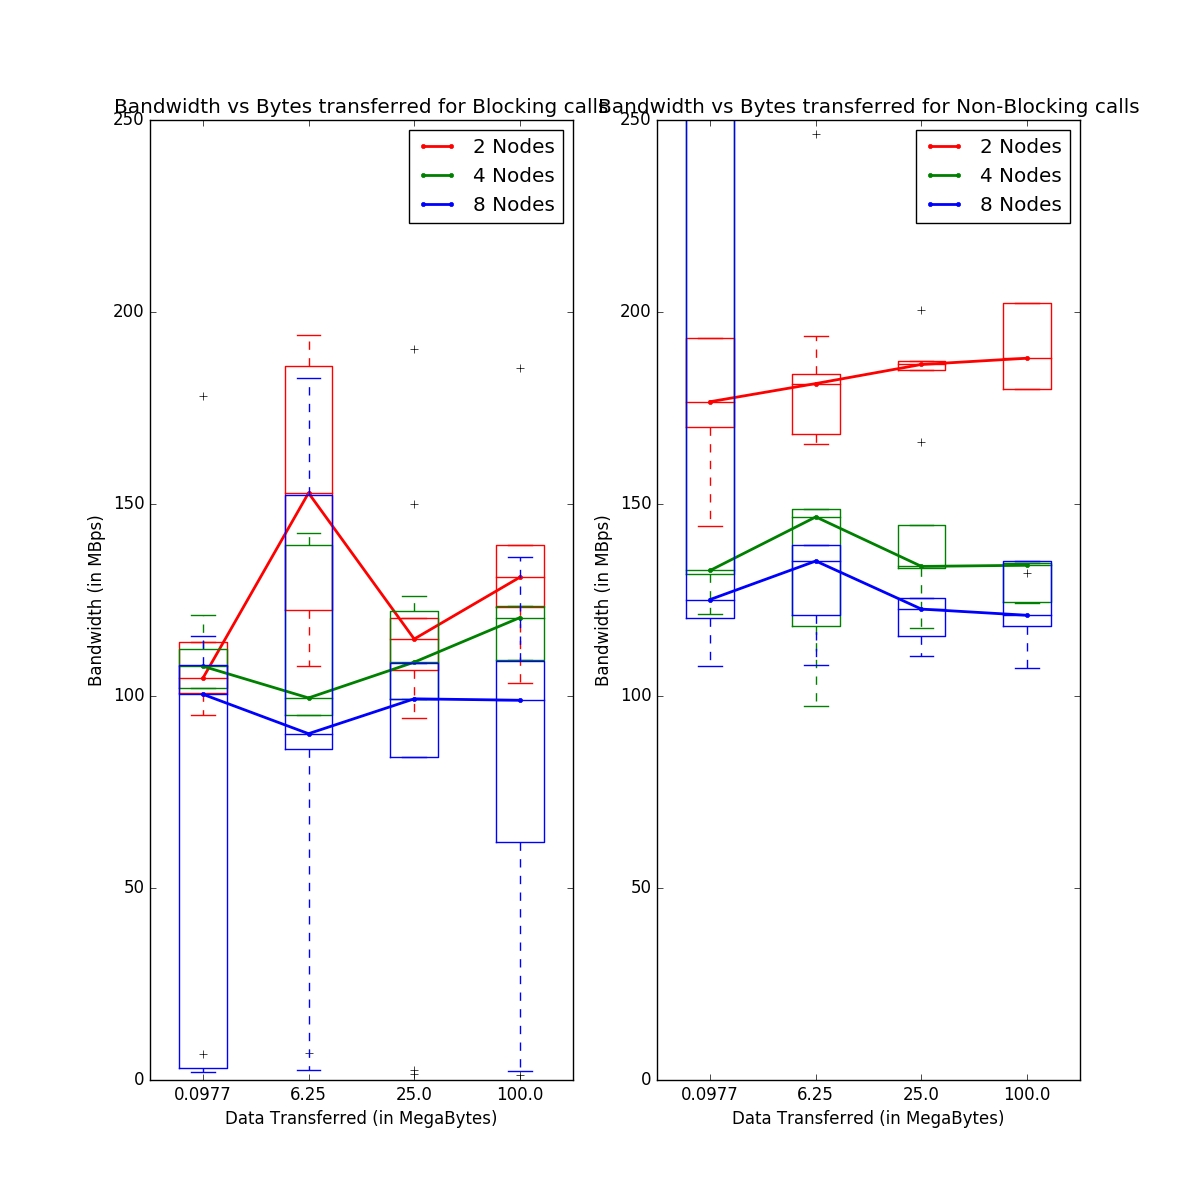

The script that saved this image:
import numpy as np
import matplotlib
from statistics import mean

matplotlib.use('Agg')
from matplotlib import pyplot as plt

def set_box_color(bp, color):
    plt.setp(bp['boxes'], color=color)
    plt.setp(bp['whiskers'], color=color)
    plt.setp(bp['caps'], color=color)
    plt.setp(bp['medians'], color=color)

nodes = [2, 4, 8]
blocking_bw = []
non_blocking_bw = []
bytes_transferred = [102400, 6553600, 26214400, 104857600]
colors = ['red', 'green', 'blue']
ticks = [i+1 for i in range(len(bytes_transferred))]
xtick_names = [round((i/(1024)**2), 4) for i in bytes_transferred]

for i in nodes:
    temp1 = []
    temp2 = []
    for j in range(1, 6):
        bandwidth_values = np.genfromtxt('./data-%s-%s.txt' % (str(i), str(j))).T[1]
        temp1 += list(bandwidth_values[0:4])
        temp2 += list(bandwidth_values[4:])
    blocking_bw += [temp1]
    non_blocking_bw += [temp2]

fig1, ax1 = plt.subplots(figsize=(12,12))
for i in range(len(blocking_bw)):
    data = np.array(blocking_bw[i]).reshape((4, 5)).T
    ax1.set_title('Bandwidth (MBps) vs Bytes transferred for Blocking calls (%s nodes)' % (nodes))
    plt.ylabel('Bandwidth (in MBps)')
    plt.xlabel('Data Transferred (in MegaBytes)')
    bp = ax1.boxplot(data, showfliers=True)
    plt.setp(bp['whiskers'], color='k', linestyle='--')
    set_box_color(bp, colors[i])

    x_median = []
    y_median = []
    for j in range(len(bytes_transferred)):
        x_median.append(mean(bp['medians'][j].get_xdata()))
        y_median.append(mean(bp['medians'][j].get_ydata()))
    ax1.plot(x_median, y_median, color=colors[i], marker='.', linestyle='-', linewidth=2, label=str(nodes[i]) + " Nodes")

ax1.legend()
plt.xticks(ticks, xtick_names)
for tick in ax1.xaxis.get_major_ticks():
    tick.label.set_fontsize(12)

fig2, ax2 = plt.subplots(figsize=(12,12))
for i in range(len(non_blocking_bw)):
    data = np.array(non_blocking_bw[i]).reshape((4, 5)).T
    ax2.set_title('Bandwidth (MBps) vs Bytes transferred for Non-Blocking calls (%s nodes)' % (nodes))
    plt.ylabel('Bandwidth (in MBps)')
    plt.xlabel('Data Transferred (in MegaBytes)')
    bp = ax2.boxplot(data, showfliers=True)
    plt.setp(bp['whiskers'], color='k', linestyle='--')
    set_box_color(bp, colors[i])

    x_median = []
    y_median = []
    for j in range(len(bytes_transferred)):
        x_median.append(mean(bp['medians'][j].get_xdata()))
        y_median.append(mean(bp['medians'][j].get_ydata()))
    ax2.plot(x_median, y_median, color=colors[i], marker='.', linestyle='-', linewidth=2, label=str(nodes[i]) + " Nodes")

ax2.legend()
plt.xticks(ticks, xtick_names)
for tick in ax2.xaxis.get_major_ticks():
    tick.label.set_fontsize(12)

fig, ax = plt.subplots(ncols=2, figsize=(12,12))
for i in range(len(blocking_bw)):
    data = np.array(blocking_bw[i]).reshape((4, 5)).T
    ax[0].set_title('Bandwidth vs Bytes transferred for Blocking calls')
    ax[0].set_ylabel('Bandwidth (in MBps)')
    ax[0].set_xlabel('Data Transferred (in MegaBytes)')
    bp = ax[0].boxplot(data, showfliers=True)
    plt.setp(bp['whiskers'], color='k', linestyle='--')
    set_box_color(bp, colors[i])

    x_median = []
    y_median = []
    for j in range(len(bytes_transferred)):
        x_median.append(mean(bp['medians'][j].get_xdata()))
        y_median.append(mean(bp['medians'][j].get_ydata()))
    ax[0].plot(x_median, y_median, color=colors[i], marker='.', linestyle='-', linewidth=2, label=str(nodes[i]) + " Nodes")

ax[0].legend()
ax[0].set_ylim([0, 250])
ax[0].set_xticks(ticks)
ax[0].set_xticklabels(xtick_names)

for tick in ax[0].xaxis.get_major_ticks():
    tick.label.set_fontsize(12)

for i in range(len(non_blocking_bw)):
    data = np.array(non_blocking_bw[i]).reshape((4, 5)).T
    ax[1].set_title('Bandwidth vs Bytes transferred for Non-Blocking calls')
    ax[1].set_ylabel('Bandwidth (in MBps)')
    ax[1].set_xlabel('Data Transferred (in MegaBytes)')
    bp = ax[1].boxplot(data, showfliers=True)
    plt.setp(bp['whiskers'], color='k', linestyle='--')
    set_box_color(bp, colors[i])

    x_median = []
    y_median = []
    for j in range(len(bytes_transferred)):
        x_median.append(mean(bp['medians'][j].get_xdata()))
        y_median.append(mean(bp['medians'][j].get_ydata()))
    ax[1].plot(x_median, y_median, color=colors[i], marker='.', linestyle='-', linewidth=2, label=str(nodes[i]) + " Nodes")

ax[1].legend()
ax[1].set_ylim([0, 250])
ax[1].set_xticks(ticks)
ax[1].set_xticklabels(xtick_names)
for tick in ax[1].xaxis.get_major_ticks():
    tick.label.set_fontsize(12)

fig1.savefig('./blocking-plot.png')
fig2.savefig('./non-blocking-plot.png')
fig.savefig('./plot.png')

plt.show()
